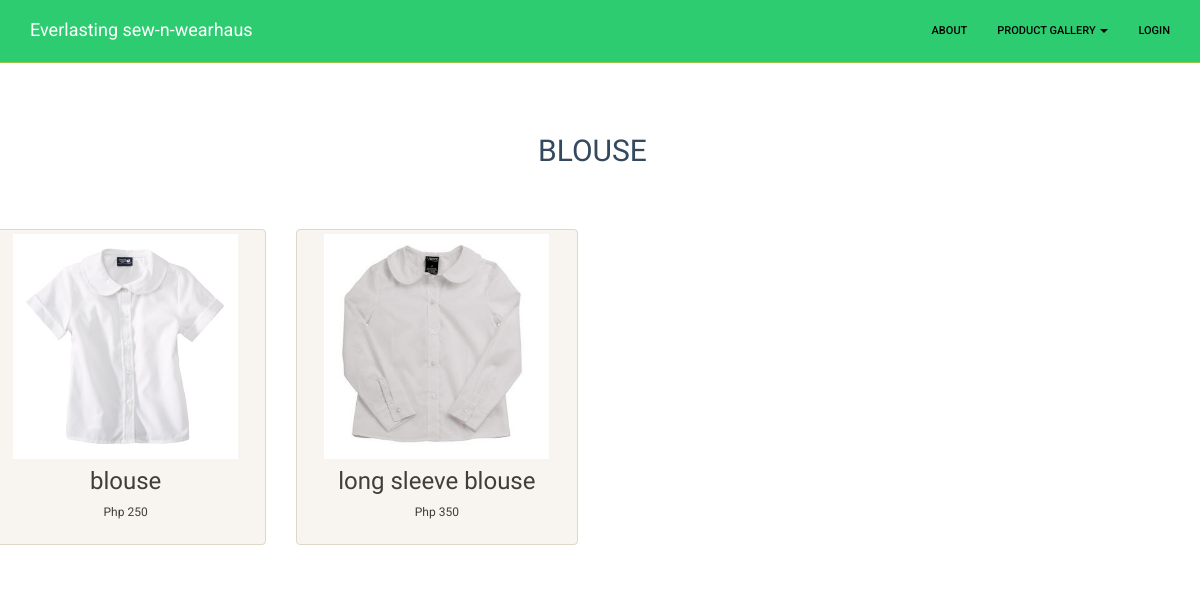
Screenshot of /blouseproduct.php with the database file from the repository.
### tables this page shows
CREATE TABLE IF NOT EXISTS `products` (
  `id` int(15) NOT NULL AUTO_INCREMENT,
  `image` text NOT NULL,
  `name` text NOT NULL,
  `description` text NOT NULL,
  `price` int(15) NOT NULL,
  `category` int(15) NOT NULL,
  PRIMARY KEY (`id`)
);

### blouseproduct.php (the view, shortened to what this page needs)
<!DOCTYPE html>
<html lang="en">
<head>
	  <link rel="stylesheet" href="css/bootstrap.css">
    <link rel="stylesheet" href="css/bootstrap-responsive.min.css">
    <link rel="stylesheet" href="css/font-awesome.min.css">
    <link rel="stylesheet" href="css/main.css">
    <link rel="stylesheet" href="css/sl-slide.css">
</head>
<body>
        <nav class="navbar navbar-inverse navbar-fixed-top" role="navigation">
        <div class="container">
            <div class="navbar-header">
                <a class="navbar-brand" href="index.php">Everlasting sew-n-wearhaus</a>
            </div>
            <div class="collapse navbar-collapse navbar-ex1-collapse">
                <ul class="nav navbar-nav navbar-right">
                    <li><a href="about.php">About</a>
                    </li>
                    <li class="dropdown">
                        <a href="productgallery.php" class="dropdown-toggle" data-toggle="dropdown">Product Gallery <b class="caret"></b></a>
                    </li>
					<li class="dropdown">
                        <a href="login.php" >Login </a>
                    </li>
                </ul>
            </div>
        </div>
    </nav>
    <div class="row text-center">
<br><br><h2>BLOUSE</h2><br><br><br>
			<?php
				$querry = mysql_query("SELECT * FROM products where category=3");
				while($rows = mysql_fetch_assoc($querry))
				{
						$name = $rows['name'];
						$price = $rows['price'];
						$image = $rows['image'];
			?>
            <div class="col-lg-3 col-md-6 hero-feature">
                <div class="thumbnail">
					<div>
                    <img src="image/products/<?php echo $image; ?>" alt="" width="225px" height="225px">
                    </div>
					<div class="caption">
                        <h3><?php echo $name;?></h3>
                        <p><?php echo "Php " . $price;?></p>
                    </div>
                </div>
            </div>
			<?php } ?>
        </div>
</body>
</html>

### css/main.css (style rules this page uses)
body { padding-top:80px;font-size:12px;color:#34495e;background:#ffffff }
body h1,body h2,body h3,body h4,body .created { font-family:"Fjalla One";font-weight:normal }
body h3,body h4 { margin-top:0 }
a { color:#2dcc70;-webkit-transition:300ms;-moz-transition:300ms;-o-transition:300ms;transition:300ms }

### rows the page displays
products: image (picture), name "blouse", price "250"
products: image (picture), name "long sleeve blouse", price "350"
